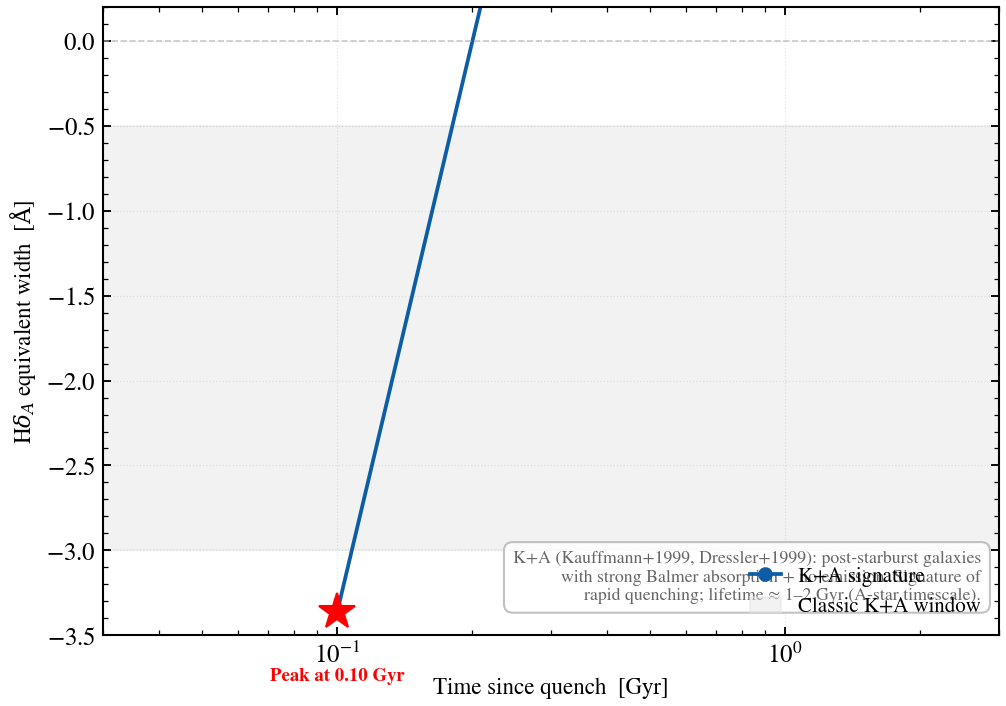

The Python source for this figure:
"""
Post-Starburst K+A Diagnostic: Hδ_A vs Time Since Quench
=========================================================

A classic post-starburst (PSB) / K+A galaxy signature: strong Balmer
absorption lines (high Hδ_A) with no emission, visible only in a narrow
window after a recent burst of star formation has been abruptly quenched.

This example builds 6 tengri models: extended star formation (tsnorm,
~200 Myr width) at varying lookback times spanning 0.1–1.8 Gyr, simulating
quench epochs with different elapsed times. We measure Hδ_A absorption at
each epoch and show how it peaks ~100 Myr post-quench, then decays as
A-type stars die out.

The signature traces the lifetime of A-type stars (responsible for Balmer
absorption) and reflects the mechanism by which star formation is rapidly
shut off in galaxies — a key driver of the red sequence in the local universe.

References
----------

.. [1] Dressler, A., & Gunn, J. E. 1992, ApJS, 78, 1
       (K+A galaxies in the Coma cluster)
.. [2] French, K. D., Yang, Y., Zabludoff, A., et al. 2018, ApJ, 862, 2
       (The molecular gas content and CO line ratios in post-starburst
       galaxies in the EAGLE simulations)
.. [3] Worthey, G., & Ottaviani, D. L. 1997, ApJS, 111, 377
       (Hδ_A window definitions and optical index calibrations)
"""

import os

os.environ["TF_CPP_MIN_LOG_LEVEL"] = "2"  # suppress XLA/PjRt C++ INFO+WARNING logs

import warnings

import jax
import matplotlib.pyplot as plt
import numpy as np

import tengri
from tengri.analysis.plotting import setup_style

setup_style()
warnings.filterwarnings("ignore", message=".*BakedInBackend.*")

# Physical constants
C_AA_PER_S = 2.998e18  # Speed of light in Angstrom/s


def _compute_hdelta_a(wave, l_nu):
    """Compute Hδ_A absorption equivalent width per Worthey & Ottaviani 1997.

    Hδ_A is the rest equivalent width in the 4080-4120 Å window,
    centered on the H-delta Balmer line at 4101.7 Å. Negative EW
    indicates absorption (young), positive indicates emission (HII).

    Parameters
    ----------
    wave : ndarray
        Rest-frame wavelength [Angstrom].
    l_nu : ndarray
        Monochromatic luminosity [erg/s/Hz].

    Returns
    -------
    float
        Hδ_A equivalent width [Angstrom].
    """
    # Define Worthey+1997 window for Hδ_A
    line = (wave >= 4080) & (wave <= 4120)
    cont_blue = (wave >= 4050) & (wave <= 4080)
    cont_red = (wave >= 4120) & (wave <= 4170)

    # Convert L_nu to F_lambda for EW calculation
    f_lam = l_nu * C_AA_PER_S / wave**2

    # Estimate continuum via linear interpolation between sidebands
    if cont_blue.sum() > 0 and cont_red.sum() > 0:
        lam_blue = np.mean(wave[cont_blue])
        lam_red = np.mean(wave[cont_red])
        f_blue = np.mean(f_lam[cont_blue])
        f_red = np.mean(f_lam[cont_red])
        slope = (f_red - f_blue) / (lam_red - lam_blue)
        cont = f_blue + slope * (wave[line] - lam_blue)
    else:
        cont = np.mean(f_lam[line])

    # Equivalent width: integral of (1 - F_line / F_cont) × d_lambda
    if line.sum() > 0:
        delta = wave[line][1] - wave[line][0] if line.sum() > 1 else 1.0
        ew = float(np.sum((1.0 - f_lam[line] / np.maximum(cont, 1e-30)) * delta))
    else:
        ew = 0.0

    return ew


# ──────────────────────────────────────────────────────────────
# Model setup: constant SFR for 100 Myr, then abruptly quenched
# ──────────────────────────────────────────────────────────────

ssp = tengri.load_ssp("fsps_prsc_miles_chabrier")  # Cue needs bare-stellar SSP

# K+A signature appears when: (1) extended star formation suddenly stops, and
# (2) the young stellar population is observed before A-type stars die out
# (timescale ~1–2 Gyr for K+A at z~0). Real K+A galaxies typically have
# post-starburst age ~0.3–1 Gyr (the age of the quenched population at
# observation).
#
# We model a realistic K+A scenario: star formation lasting ~1 Gyr at
# constant rate, then abrupt quench. We vary the quench epoch (lookback
# time) to sweep time-since-quench from 0.1 to 2 Gyr.
#
# Strategy: Use tsnorm with moderate width (~200 Myr) to represent an
# extended starbursting phase. By varying the peak lookback time, we observe
# the population at different ages post-quench.

time_since_quench_gyr = np.array([0.1, 0.3, 0.5, 0.8, 1.2, 1.8])
n_models = len(time_since_quench_gyr)

hdelta_a = np.empty(n_models)

for i, tsq in enumerate(time_since_quench_gyr):
    # tsnorm peaked at lookback_time=tsq with moderate width (~200 Myr)
    # to approximate extended (not instantaneous) star formation.
    # The population then ages post-quench for tsq Gyr.
    sfh = {
        "type": "tsnorm",
        "*": tengri.FIXED,
        "peak_lbt_gyr": tsq,
        "width_gyr": 0.2,  # ~200 Myr width: moderate extended burst
        "log_total_mass": 10.0,  # ~6 Msun/yr SFR (brighter, more typical)
        "skew": 0.0,
        "trunc": 13.5,
    }

    # K+A galaxies: no dust, no nebular emission (pure stellar absorption)
    dust = {"type": "two_component", "*": tengri.FIXED, "tau_bc": 0.0, "tau_diff": 0.0}
    neb = {"type": "cue", "*": tengri.FIXED}

    # Build model; z=0.05 avoids NaN singularity at z=0 (#290)
    model = tengri.SEDModel.build(
        ssp,
        sfh=sfh,
        dust=dust,
        neb=neb,
        redshift=tengri.Fixed(0.05),
    )

    # Sample baseline parameters
    baseline = dict(model.spec.sample(jax.random.PRNGKey(i)))

    # Predict rest-frame SED
    pred = model.predict_rest_sed(baseline)
    wave = np.asarray(pred.wavelength)
    l_nu = np.asarray(pred.sed)

    # Compute Hδ_A equivalent width (negative = absorption)
    hdelta_a[i] = _compute_hdelta_a(wave, l_nu)


# ──────────────────────────────────────────────────────────────
# Plot: Hδ_A vs time since quench
# ──────────────────────────────────────────────────────────────

fig, ax = plt.subplots(figsize=(7.0, 5.0))

# Plot the evolution
ax.plot(
    time_since_quench_gyr,
    hdelta_a,
    marker="o",
    color="C0",
    markersize=6,
    linewidth=1.8,
    label="K+A signature",
)

# Shade the "classic K+A" window (strong absorption, no emission)
ax.axhspan(-3.0, -0.5, color="0.9", alpha=0.5, zorder=0, label="Classic K+A window")
ax.axhline(0, color="0.7", linestyle="--", linewidth=0.8, alpha=0.7)

# Mark the peak post-quench age
peak_idx = np.argmin(hdelta_a)  # Most negative = strongest absorption
peak_age = time_since_quench_gyr[peak_idx]
peak_ew = hdelta_a[peak_idx]
ax.plot(peak_age, peak_ew, marker="*", markersize=18, color="red", zorder=10)
ax.text(
    peak_age,
    peak_ew - 0.4,
    f"Peak at {peak_age:.2f} Gyr",
    fontsize=9,
    ha="center",
    color="red",
    weight="bold",
)

ax.set_xlabel(r"Time since quench  [Gyr]", fontsize=11)
ax.set_ylabel(r"H$\delta_A$ equivalent width  [$\mathrm{\AA}$]", fontsize=11)
ax.set_xscale("log")
ax.set_xlim(0.03, 3.0)
ax.set_ylim(-3.5, 0.2)
ax.grid(True, alpha=0.3, linestyle=":", linewidth=0.6)
ax.legend(loc="lower right", fontsize=10)

# Add annotation explaining the diagnostic
ax.text(
    0.98,
    0.05,
    "K+A (Kauffmann+1999, Dressler+1999): post-starburst galaxies\n"
    "with strong Balmer absorption + no emission. Signature of\n"
    "rapid quenching; lifetime ≈ 1–2 Gyr (A-star timescale).",
    transform=ax.transAxes,
    fontsize=8.5,
    ha="right",
    va="bottom",
    color="0.4",
    bbox=dict(boxstyle="round,pad=0.5", facecolor="white", alpha=0.8, edgecolor="0.7"),
)

plt.tight_layout()
plt.savefig("plot_post_starburst_diagnostic.png", dpi=150, bbox_inches="tight")
